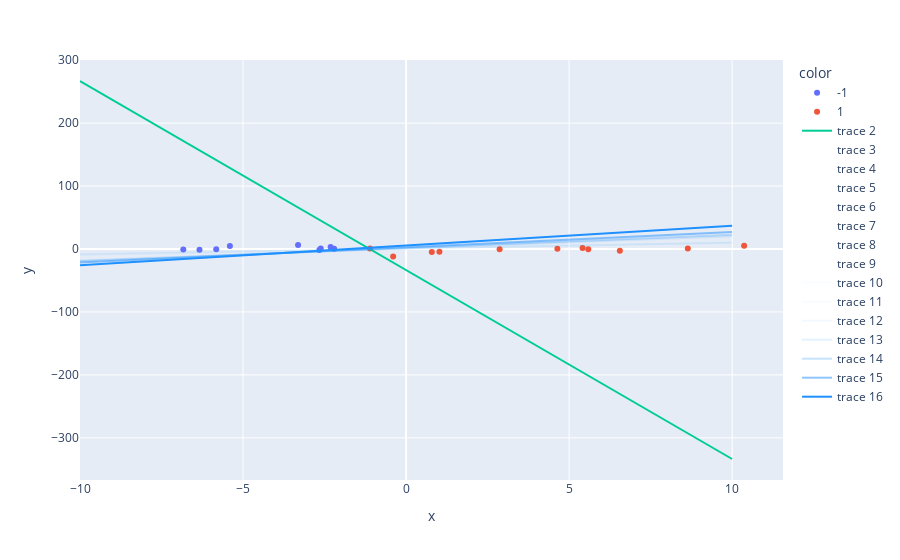

The code cell stored with this chart in its notebook:
### Code cell
import numpy as np
import plotly.graph_objs as go
import plotly.express as px
import pandas
from perceptron import *

w = np.random.rand(2)
b = np.random.rand()

X = []
Y = []
for i in range(20):
    x = np.random.normal(0, 5, 2)
    y = 1 if x.dot(w) + b > 0 else -1
    X.append(x)
    Y.append(y)

df = pandas.DataFrame({
    "x" : [x[0] for x in X],
    "y" : [x[1] for x in X],
    "color" : [str(y) for y in Y],
})

fig = px.scatter(df, x="x", y="y", color="color" )

fig.add_trace(go.Scatter(
    x = [-10, 10],
    y = [-(w[0] * x +b) / w[1]  for x in [-10, 10]],
    mode="lines",
))

times = 20
perceptron = Perceptron(1, times)
perceptron.Fit(X, Y)

trans = [1]
for i in range(len(perceptron._wb)-1):
    trans.append(trans[-1] / 2)
trans = trans[::-1]

for i in range(len(perceptron._wb)):
    w, b = perceptron._wb[i]
    if w[1] != 0 :
        fig.add_trace(go.Scatter(
            x = [-10, 10],
            y = [-(w[0] * x + b) / w[1] for x in [-10, 10]],
            mode = "lines",
            line=dict(color='rgba(30,144,255,{:.2f})'.format(trans[i]))
        ))
    elif w[0] != 0:
        fig.add_trace(go.Scatter(
            x = [-b/w[0] for i in range(2)],
            y = [-10, 10],
            mode = "lines"

        ))
    else :
        print("FAKE LINE")
fig.show()

### Figure 1 — Plotly figure (JSON) as saved in the notebook; plotly's stock layout.template omitted (floating-point values rounded to 4 significant figures)
{"data": [{"hovertemplate": "color=-1<br>x=%{x}<br>y=%{y}<extra></extra>", "legendgroup": "-1", "marker": {"color": "#636efa", "symbol": "circle"}, "mode": "markers", "name": "-1", "orientation": "v", "showlegend": true, "type": "scatter", "x": [-2.617, -5.403, -6.336, -2.314, -3.312, -5.822, -2.659, -2.207, -6.832], "xaxis": "x", "y": [0.7342, 4.986, -1.17, 3.175, 6.22, -0.3099, -1.429, 0.4896, -0.6456], "yaxis": "y"}, {"hovertemplate": "color=1<br>x=%{x}<br>y=%{y}<extra></extra>", "legendgroup": "1", "marker": {"color": "#EF553B", "symbol": "circle"}, "mode": "markers", "name": "1", "orientation": "v", "showlegend": true, "type": "scatter", "x": [1.023, 0.7898, 2.869, -0.3963, 8.64, 6.556, 10.37, 5.588, -1.107, 4.641, 5.412], "xaxis": "x", "y": [-4.194, -4.865, -0.4044, -11.98, 0.8242, -2.936, 5.102, -0.4892, 0.8262, 0.4551, 1.737], "yaxis": "y"}, {"mode": "lines", "type": "scatter", "x": [-10, 10], "y": [267.0, -333.6]}, {"line": {"color": "rgba(30,144,255,0.00)"}, "mode": "lines", "type": "scatter", "x": [-10, 10], "y": [-35.65, 35.65]}, {"line": {"color": "rgba(30,144,255,0.00)"}, "mode": "lines", "type": "scatter", "x": [-10, 10], "y": [153.2, -174.9]}, {"line": {"color": "rgba(30,144,255,0.00)"}, "mode": "lines", "type": "scatter", "x": [-10, 10], "y": [-0.7688, 1.105]}, {"line": {"color": "rgba(30,144,255,0.00)"}, "mode": "lines", "type": "scatter", "x": [-10, 10], "y": [-6.858, 7.045]}, {"line": {"color": "rgba(30,144,255,0.00)"}, "mode": "lines", "type": "scatter", "x": [-10, 10], "y": [-6.21, 6.615]}, {"line": {"color": "rgba(30,144,255,0.00)"}, "mode": "lines", "type": "scatter", "x": [-10, 10], "y": [-5.445, 6.107]}, {"line": {"color": "rgba(30,144,255,0.01)"}, "mode": "lines", "type": "scatter", "x": [-10, 10], "y": [-10.08, 10.6]}, {"line": {"color": "rgba(30,144,255,0.02)"}, "mode": "lines", "type": "scatter", "x": [-10, 10], "y": [-9.527, 10.41]}, {"line": {"color": "rgba(30,144,255,0.03)"}, "mode": "lines", "type": "scatter", "x": [-10, 10], "y": [-8.825, 10.16]}, {"line": {"color": "rgba(30,144,255,0.06)"}, "mode": "lines", "type": "scatter", "x": [-10, 10], "y": [-7.898, 9.837]}, {"line": {"color": "rgba(30,144,255,0.12)"}, "mode": "lines", "type": "scatter", "x": [-10, 10], "y": [-18.33, 20.47]}, {"line": {"color": "rgba(30,144,255,0.25)"}, "mode": "lines", "type": "scatter", "x": [-10, 10], "y": [-19.38, 22.83]}, {"line": {"color": "rgba(30,144,255,0.50)"}, "mode": "lines", "type": "scatter", "x": [-10, 10], "y": [-21.28, 27.06]}, {"line": {"color": "rgba(30,144,255,1.00)"}, "mode": "lines", "type": "scatter", "x": [-10, 10], "y": [-25.69, 36.9]}], "layout": {"legend": {"title": {"text": "color"}, "tracegroupgap": 0}, "margin": {"t": 60}, "xaxis": {"anchor": "y", "domain": [0, 1], "title": {"text": "x"}}, "yaxis": {"anchor": "x", "domain": [0, 1], "title": {"text": "y"}}}}
